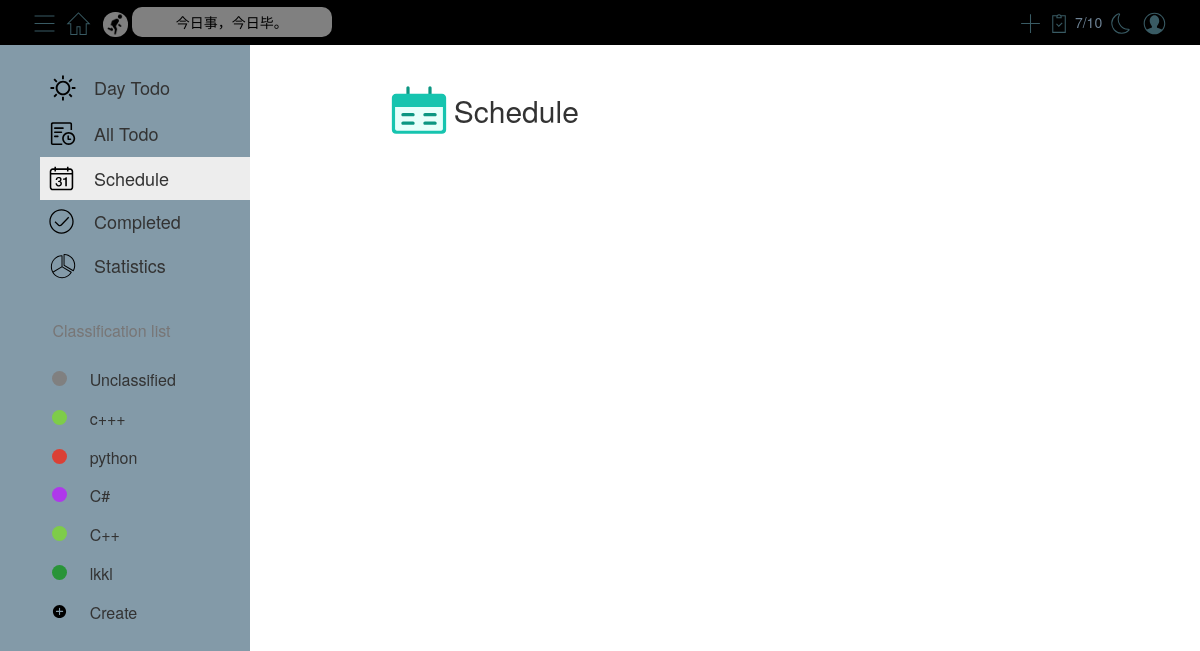
Page /schedule/ (signed in) on the earlier database version.
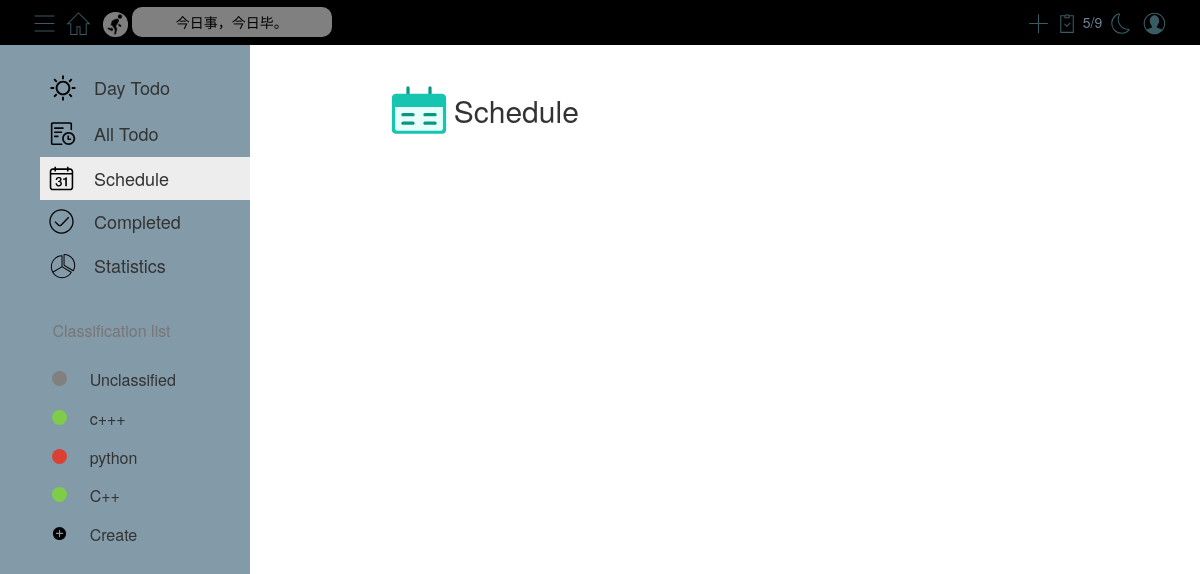
Same page on the later database version.
### models.py (models this page shows)
class Class(db.Model):
    __tablename__ = 'class'
    cid = db.Column(db.Integer, primary_key=True, autoincrement=True)
    cname = db.Column(db.String(50), nullable=False)
    color = db.Column(db.String(50), nullable=False)
    uid = db.Column(db.Integer, db.ForeignKey('user.uid'), nullable=False)

### blueprints/schedule.py (the view)
@bp.route('/')
def index():
    if session.get('uid'):
        return render_template('schedule.html', modules=get_modules(), number_of_completed_tasks=get_number_of_completed_tasks(),
                               number_of_tasks=get_number_of_completed_tasks()+get_number_of_uncompleted_tasks())
    else:
        return redirect(url_for('user.login'))

### utils.py (called while the page is built)
def get_modules():
    uid = session.get('uid')
    modules = Class.query.filter_by(uid=uid).all()
    res = []
    for module in modules:
        res.append({'id': module.cid, 'name': module.cname, 'color': module.color})
    return res

def get_uncompleted_tasks():
    modules = get_modules()
    res = []
    for module in modules:
        cid = module['id']
        tasks = Task.query.filter_by(cid=cid, task_status=False).all()
        for task in tasks:
            if task.task_date < datetime.date.today():
                task_color = 'red'
            elif task.task_date > datetime.date.today():
                task_color = 'black'
            else:
                if task.task_time < datetime.datetime.now().time():
                    task_color = 'red'
                else:
                    task_color = 'black'
            res.append({"id": task.tid, "task_name": task.task_name, "task_description": task.task_description, "date": task.task_date, "time": task.task_time, "informed": task.informed, "cid": cid, "module_name": module['name'], "module_color": module['color'], "task_color": task_color})
    return res

### templates/schedule.html (shortened to what this page needs)
<link href="../static/style/schedule.css" rel="stylesheet" type="text/css"/>
{% extends "base.html" %}
{% block content %}
    <div class="container" id="schedule-mainContent">
        <div id="status-dock">
            <table>
                <tr>
                    <th>
                    </th>
                    <td style="font-size: 30px">Schedule</td>
                    <td style="font-size: 16px;padding-left: 8px;position: relative;top: 8px;" class="date"
                        id="today-date">
                    </td>
                </tr>
            </table>
        </div>
    </div>
{% endblock %}

### templates/base.html (shortened to what this page needs)
<!DOCTYPE html>
<html lang="en">
<head>
    <link rel="stylesheet" href="../static/bootstrap/bootstrap@3.4.1.min.css">
    <link rel="stylesheet" href="../static/style/base.css">
    <link rel="stylesheet" href="../static/flatpickr/flatpickr.min.css">
    <link id="flatpickrDark" rel="stylesheet" type="text/css" href="">
    <link rel="stylesheet" href="https://cdn.jsdelivr.net/npm/fullcalendar@5.11.3/main.min.css">
    <link rel="stylesheet" type="text/css" href="https://cdn.jsdelivr.net/npm/toastify-js/src/toastify.min.css">
</head>
<body>
<div class="topnav">
    <div class="topnav-left">
        <button>
        </button>
        <button id="home">
        </button>
        <img class="icon" src="../static/icon/run.gif" alt="run.gif"
             style="height: 25px; width: 25px; border-radius: 12px; opacity: 0.5; margin-left: 5px;">
        <div id="saying">今日事，今日毕。</div>
    </div>
    <div class="topnav-right">
        <button data-toggle="modal" data-target="#newTaskModel">
            <svg class="icon" width="25px" height="25px" viewBox="0 0 1024 1024" version="1.1"
                 xmlns="http://www.w3.org/2000/svg">
                <path d="M533.333333 490.666667V128h-42.666666v362.666667H128v42.666666h362.666667v362.666667h42.666666V533.333333h362.666667v-42.666666z"
                      fill="#395B64"/>
            </svg>
        </button>
        <div>
            <div id="numOfCompleted">{{ number_of_completed_tasks }}/{{ number_of_tasks }}</div>
        </div>
        <button id="day-night">
        </button>
        <button data-toggle="modal" data-target="#logout">
        </button>
    </div>
</div>
<div class="below container-fluid">
    <div id="sidebar">
        <table id="sidebar-top-table" class="table table-hover" style="width: 210px;">
            <tr id="today" onclick="location.href={{ url_for('today.index') }};">
                <td>
                </td>
                <td>Day Todo</td>
            </tr>
            <tr id="all" onclick="location.href={{ url_for('all.index') }};">
                <td>
                </td>
                <td>All Todo</td>
            </tr>
            <tr id="schedule" onclick="location.href={{ url_for('schedule.index') }};">
                <td>
                </td>
                <td>Schedule</td>
            </tr>
            <tr id="completed" onclick="location.href={{ url_for('completed.index') }};">
                <td>
                </td>
                <td>Completed</td>
            </tr>
            <tr id="statistics" onclick="location.href={{ url_for('statistics.index') }};">
                <td>
                </td>
                <td>Statistics</td>
            </tr>
        </table>
        <div id="line"></div>
        <div id="sidebar-text">Classification list</div>
        <table id="sidebar-bottom-table" class="table table-hover" style="width: 100%">
            {% for module in modules %}
                <tr class={{ module['name'] }} id={{ module['id'] }}>
                    <th>
                    </th>
                    <th>
                        <div id="ff5106_circle" class="circle"
                             style="background-color: {{ module['color'] }}; border-radius: 50%; width: 15px; height: 15px; position: relative; top: 2px;"></div>
                    </th>
                    <th class="module-name">{{ module['name'] }}</th>
                    <th>
                    </th>
                </tr>
            {% endfor %}
            <tr data-toggle="modal" data-target="#new-module">
                <th></th>
                <th>
                </th>
                <th>Create</th>
                <th></th>
            </tr>
        </table>
    </div>
    <div id="mainContent">{% block content %}{% endblock %}</div>
</div>
</body>
</html>

Differences in the rows shown:
removed Class: name "C#"
removed Class: name "lkkl"
Other differences:
{{ number_of_completed_tasks }}: "7" → "5"
{{ number_of_tasks }}: "10" → "9"
